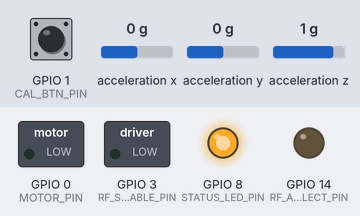
The sketch below on a simulated ESP32-C6. Parts: switched loads named in the sketch (green lamp = pin HIGH), output pins drawn as LEDs (lit = HIGH). Wiring (inferred from the names in the program): MPU-6050 motion sensor at I2C address 0x68. The inputs (shaded band) are chosen by the test bench; at power-on: acceleration z 1 g, acceleration x 0 g, GPIO 1 (CAL_BTN_PIN) HIGH, acceleration y 0 g. EEPROM starts erased; nothing arrives over Bluetooth unless stated; a phone connects over Bluetooth LE 3 s after start; what the sketch prints to the serial monitor is not drawn.

Above: at 1.5 s.
1.6 s: acceleration z set to 0.6 g
4.6 s: acceleration z set to 0.3 g
7.6 s: acceleration x set to -0.2 g
10.6 s: acceleration x set to -0.5 g
At 11.6 s:
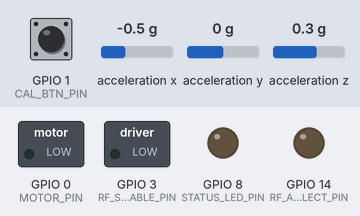
Timing chart, 0 to 13.6 s (numbered marks = the images above; inputs shaded):
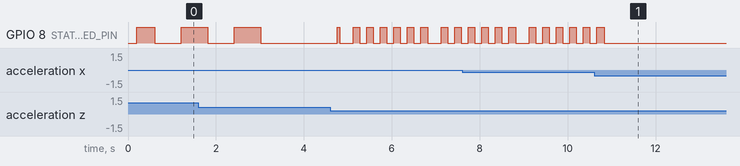

The sketch:

BioSpine_ESP32.ino
```cpp
/**
 * BioSpine Master Unified Firmware v4.0  (XIAO ESP32-C6 edition)
 *
 * Hardware : Seeed Studio XIAO ESP32-C6 + MPU-6050 / GY-521
 * I2C      : SDA = GPIO22 (D4), SCL = GPIO23 (D5)
 * Motor    : GPIO0  (D0) -> 1k resistor -> NPN transistor base
 * Cal btn  : GPIO1  (D1) -> pushbutton -> GND   (internal pull-up, active LOW)
 *
 * Arduino setup:
 *   - Board package : "esp32" by Espressif, version 3.0.5 or newer
 *   - Board         : "XIAO_ESP32C6"
 *   - USB CDC On Boot: Enabled
 *   - Put this file inside a folder named BioSpine_XIAO_C6
 *
 * Connectivity: BLE GATT (primary) + USB Serial. Wi-Fi AP/WebSocket is optional
 * and OFF by default because Wi-Fi and BLE share one 2.4 GHz radio, and running
 * both is the most common reason for a weak / dropping BLE link.
 */

#include <Wire.h>
#include <Preferences.h>
#include <BLEDevice.h>
#include <BLEServer.h>
#include <BLEUtils.h>
#include <BLE2902.h>
#include <freertos/FreeRTOS.h>
#include <freertos/queue.h>

// ==========================================================
// BUILD OPTIONS
// ==========================================================
#define ENABLE_WIFI_AP        0     // 1 = also start Wi-Fi AP + WebSocket (port 81). Weakens BLE.
#define USE_EXTERNAL_ANTENNA  0     // 1 = use U.FL antenna (must be attached!), 0 = onboard antenna
#define BLE_TX_POWER          ESP_PWR_LVL_P9   // maximum widely supported BLE TX power (+9 dBm)

#if ENABLE_WIFI_AP
  #include <WiFi.h>
  #include <WebSocketsServer.h>
#endif

// ==========================================================
// PIN DEFINITIONS (XIAO ESP32-C6)
// ==========================================================
#define SDA_PIN               22    // D4
#define SCL_PIN               23    // D5
#define MOTOR_PIN             0     // D0
#define CAL_BTN_PIN           1     // D1
#define RF_SWITCH_ENABLE_PIN  3     // board RF switch power (LOW = on)  - do not reuse
#define RF_ANT_SELECT_PIN     14    // LOW = onboard antenna, HIGH = external - do not reuse

#ifdef LED_BUILTIN
  #define STATUS_LED_PIN      LED_BUILTIN   // GPIO15, active LOW on XIAO ESP32-C6
  #define LED_ON              LOW
  #define LED_OFF             HIGH
#endif

// ==========================================================
// MPU-6050 REGISTERS
// ==========================================================
#define MPU_REG_SMPLRT_DIV    0x19
#define MPU_REG_CONFIG        0x1A
#define MPU_REG_ACCEL_CONFIG  0x1C
#define MPU_REG_ACCEL_XOUT    0x3B
#define MPU_REG_PWR_MGMT      0x6B

// ==========================================================
// BLE UUIDs (unchanged, so the existing web app still connects)
// ==========================================================
#define SERVICE_UUID  "4fafc201-1fb5-459e-8fcc-c5c9c331914b"
#define CHAR_UUID     "beb5483e-36e1-4688-b7f5-ea07361b26a8"
#define CMD_UUID      "7b9e1001-4b8a-4c18-9f21-0c2e8a8c1001"
#define BLE_NAME      "BioSpine-Wearable"
#define BLE_MTU       247           // payload per notification = MTU - 3 = 244 bytes

#if ENABLE_WIFI_AP
const char* WIFI_SSID     = "BioSpine-ESP32";
const char* WIFI_PASSWORD = "biospine123";
WebSocketsServer ws(81);
#endif

// ==========================================================
// GLOBAL STATE
// ==========================================================
Preferences prefs;

BLEServer*         pBleServer     = nullptr;
BLECharacteristic* pTelemetryChar = nullptr;
BLECharacteristic* pCmdChar       = nullptr;

volatile bool      bleConnected   = false;
volatile bool      needAdvRestart = false;
volatile unsigned long advRestartAt   = 0;

// Commands from BLE callbacks are queued and executed in loop(), so that the
// BLE task never touches the I2C bus or blocks while loop() is using it.
#define CMD_MAX_LEN 120
QueueHandle_t cmdQueue = nullptr;

uint8_t mpuAddr          = 0x68;
bool    mpuReady         = false;
int     mpuFailCount     = 0;
unsigned long lastMpuRetryMillis = 0;
unsigned long lastHeartbeatMillis = 0;

// Baseline & configurable limits
float baselinePitch = 0.0f;
float baselineRoll  = 0.0f;
bool  calibrated    = false;
float warningAngle  = 18.0f;
float safeZoneBand  = 3.0f;
float lateralLimit  = 12.0f;
bool  buzzerEnabled = false;

// Haptics
bool isSlouching = false;
bool isVibrating = false;
unsigned long vibDurationMs       = 2500;
unsigned long vibUntil            = 0;
unsigned long ignoreReadingsUntil = 0;
unsigned long connectMuteUntil    = 0;
const unsigned long CONNECT_MUTE_MS = 2000;

// Time hysteresis
unsigned long slouchStartTime = 0;
const unsigned long HYSTERESIS_MS = 2500;

// Telemetry
unsigned long lastSendTime = 0;
const unsigned long TELEMETRY_INTERVAL_MS = 100;   // 10 Hz

// Filtering
float smoothedPitch = 0.0f;
float smoothedRoll  = 0.0f;
bool  filterInit    = false;
float lastAcceptedPitch = 0.0f;
bool  lastAcceptedInit  = false;
const float MAX_JUMP_PER_SAMPLE = 14.0f;

// Deferred settings save (avoids flash wear while sliders are dragged)
bool settingsDirty = false;
unsigned long settingsDirtyAt = 0;

// ==========================================================
// HELPERS
// ==========================================================
bool anyClientConnected() {
  if (bleConnected) return true;
#if ENABLE_WIFI_AP
  if (ws.connectedClients() > 0) return true;
#endif
  return false;
}

void sendAll(const char* msg) {
  if (Serial) Serial.println(msg);                      // only when a USB host is attached
  if (bleConnected && pTelemetryChar) {
    pTelemetryChar->setValue((uint8_t*)msg, strlen(msg));
    pTelemetryChar->notify();
  }
#if ENABLE_WIFI_AP
  if (ws.connectedClients() > 0) ws.broadcastTXT(msg);
#endif
}

void enqueueCommand(const char* data, size_t len) {
  if (!cmdQueue || len == 0) return;
  char buf[CMD_MAX_LEN];
  size_t n = (len < CMD_MAX_LEN - 1) ? len : (CMD_MAX_LEN - 1);
  memcpy(buf, data, n);
  buf[n] = 0;
  xQueueSend(cmdQueue, buf, 0);
}

void setupAntenna() {
  pinMode(RF_SWITCH_ENABLE_PIN, OUTPUT);
  digitalWrite(RF_SWITCH_ENABLE_PIN, LOW);     // power the RF switch
  delay(10);
  pinMode(RF_ANT_SELECT_PIN, OUTPUT);
  digitalWrite(RF_ANT_SELECT_PIN, USE_EXTERNAL_ANTENNA ? HIGH : LOW);
}

// ==========================================================
// MOTOR
// ==========================================================
void motorOff() {
  digitalWrite(MOTOR_PIN, LOW);
  isVibrating = false;
  vibUntil = 0;
}

void triggerPulse(unsigned long durationMs) {
  if (!buzzerEnabled || millis() < connectMuteUntil) {
    motorOff();
    return;
  }
  digitalWrite(MOTOR_PIN, HIGH);
  isVibrating = true;
  vibUntil = millis() + durationMs;
  ignoreReadingsUntil = millis() + durationMs + 200;   // ignore motor noise on the sensor
}

// ==========================================================
// MPU-6050 ACCESS
// ==========================================================
bool mpuWrite(uint8_t reg, uint8_t val) {
  Wire.beginTransmission(mpuAddr);
  Wire.write(reg);
  Wire.write(val);
  return Wire.endTransmission() == 0;
}

bool mpuInit() {
  // AD0 low -> 0x68, AD0 high -> 0x69. Try both.
  const uint8_t addrs[2] = {0x68, 0x69};
  bool found = false;
  for (uint8_t i = 0; i < 2; i++) {
    Wire.beginTransmission(addrs[i]);
    if (Wire.endTransmission() == 0) { mpuAddr = addrs[i]; found = true; break; }
  }
  if (!found) return false;

  if (!mpuWrite(MPU_REG_PWR_MGMT, 0x00)) return false;   // wake from sleep
  delay(50);
  mpuWrite(MPU_REG_SMPLRT_DIV, 9);        // 100 Hz internal sample rate
  mpuWrite(MPU_REG_CONFIG, 0x03);         // digital low-pass ~44 Hz
  mpuWrite(MPU_REG_ACCEL_CONFIG, 0x00);   // +/-2 g (16384 LSB/g)
  mpuFailCount = 0;
  return true;
}

void mpuMarkFailure() {
  mpuFailCount++;
  if (mpuFailCount > 25) {
    // Sensor stopped answering: drop to "not ready" so the retry + heartbeat path takes over.
    mpuReady = false;
    mpuFailCount = 0;
    filterInit = false;
    lastAcceptedInit = false;
  }
}

bool readRawSensor(float &rawPitch, float &rawRoll, bool &isMotionGlitch) {
  Wire.beginTransmission(mpuAddr);
  Wire.write(MPU_REG_ACCEL_XOUT);
  if (Wire.endTransmission(false) != 0) { mpuMarkFailure(); return false; }

  if (Wire.requestFrom((uint8_t)mpuAddr, (size_t)6, true) != 6) { mpuMarkFailure(); return false; }

  uint8_t b[6];
  for (int i = 0; i < 6; i++) b[i] = Wire.read();
  int16_t axRaw = (int16_t)((b[0] << 8) | b[1]);
  int16_t ayRaw = (int16_t)((b[2] << 8) | b[3]);
  int16_t azRaw = (int16_t)((b[4] << 8) | b[5]);

  float ax = axRaw / 16384.0f;
  float ay = ayRaw / 16384.0f;
  float az = azRaw / 16384.0f;

  float totalAcc = sqrtf(ax * ax + ay * ay + az * az);
  if (totalAcc < 0.5f) { mpuMarkFailure(); return false; }   // all-zero / dead readings

  mpuFailCount = 0;
  isMotionGlitch = (fabsf(totalAcc - 1.0f) > 0.20f);

  // Mirrored: Forward <-> Backward and Left <-> Right inverted
  rawPitch = -(atan2f(-ax, az) * 180.0f / PI);
  rawRoll  = -(atan2f(ay, sqrtf(ax * ax + az * az)) * 180.0f / PI);
  return true;
}

bool getFilteredKinematics(float &pitchOut, float &rollOut, bool &isGlitch) {
  if (!mpuReady) return false;

  float pRaw, rRaw;
  isGlitch = false;
  if (!readRawSensor(pRaw, rRaw, isGlitch)) return false;

  if (lastAcceptedInit) {
    float jump = pRaw - lastAcceptedPitch;
    if (jump > MAX_JUMP_PER_SAMPLE)       pRaw = lastAcceptedPitch + MAX_JUMP_PER_SAMPLE;
    else if (jump < -MAX_JUMP_PER_SAMPLE) pRaw = lastAcceptedPitch - MAX_JUMP_PER_SAMPLE;
  }
  lastAcceptedPitch = pRaw;
  lastAcceptedInit  = true;

  if (!filterInit) {
    smoothedPitch = pRaw;
    smoothedRoll  = rRaw;
    filterInit    = true;
  } else if (!isGlitch && millis() >= ignoreReadingsUntil) {
    smoothedPitch = (0.15f * pRaw) + (0.85f * smoothedPitch);
    smoothedRoll  = (0.15f * rRaw) + (0.85f * smoothedRoll);
  }

  pitchOut = smoothedPitch;
  rollOut  = smoothedRoll;
  return true;
}

// ==========================================================
// SETTINGS (NVS)
// ==========================================================
void saveSettings() {
  prefs.putFloat("warnA", warningAngle);
  prefs.putFloat("safeZ", safeZoneBand);
  prefs.putFloat("latL",  lateralLimit);
  prefs.putBool("buzzOn", buzzerEnabled);
  prefs.putULong("vibMs", vibDurationMs);
}

void markSettingsDirty() {
  settingsDirty = true;
  settingsDirtyAt = millis();
}

// ==========================================================
// CALIBRATION
// ==========================================================
void calibrate() {
  motorOff();
  Serial.println("[BioSpine] Calibrating...");

  filterInit = false;
  lastAcceptedInit = false;
  ignoreReadingsUntil = 0;

  float sumP = 0.0f, sumR = 0.0f;
  int valid = 0;
  for (int i = 0; i < 30; i++) {
    float p, r; bool glitch;
    if (getFilteredKinematics(p, r, glitch) && !glitch) {
      sumP += p; sumR += r; valid++;
    }
    delay(20);
  }

  if (valid >= 10) {
    baselinePitch = sumP / valid;
    baselineRoll  = sumR / valid;
    calibrated = true;
    prefs.putFloat("baseP", baselinePitch);
    prefs.putFloat("baseR", baselineRoll);
    prefs.putBool("cal", true);
    isSlouching = false;
    slouchStartTime = 0;

    if (buzzerEnabled) {   // double micro-pulse confirmation
      digitalWrite(MOTOR_PIN, HIGH); delay(80);
      digitalWrite(MOTOR_PIN, LOW);  delay(80);
      digitalWrite(MOTOR_PIN, HIGH); delay(80);
      digitalWrite(MOTOR_PIN, LOW);
    }
    Serial.printf("[BioSpine] Baseline: Pitch=%.1f Roll=%.1f\n", baselinePitch, baselineRoll);
  } else {
    Serial.println("[BioSpine] Calibration failed (sensor not steady). Hold still and retry.");
  }
}

// ==========================================================
// TELEMETRY
// ==========================================================
void broadcastTelemetry(float absPitch, float pitchDev, float absRoll, float rollDev, bool slouchState) {
  char payload[200];
  snprintf(payload, sizeof(payload),
    "{\"dev\":%.1f,\"signedDev\":%.1f,\"pitch\":%.1f,"
    "\"rollDev\":%.1f,\"signedRoll\":%.1f,"
    "\"slouch\":%s,\"vib\":%s,\"calibrated\":%s,\"mpu\":\"%s\"}",
    absPitch, pitchDev, smoothedPitch,
    absRoll, rollDev,
    slouchState ? "true" : "false",
    isVibrating ? "true" : "false",
    calibrated ? "true" : "false",
    mpuReady ? "ok" : "err");
  sendAll(payload);
}

// ==========================================================
// COMMANDS (BLE / USB Serial / WebSocket) - executed from loop()
// ==========================================================
bool jsonNumber(const String &s, const char *key, float &out) {
  String k = String("\"") + key + "\"";
  int p = s.indexOf(k);
  if (p < 0) return false;
  int c = s.indexOf(':', p + k.length());
  if (c < 0) return false;
  String v = s.substring(c + 1);
  v.trim();
  if (v.startsWith("\"")) v.remove(0, 1);
  out = v.toFloat();
  return true;
}

void processCommand(const String &cmd) {
  Serial.print("[BioSpine] Command: ");
  Serial.println(cmd);

  if (cmd.indexOf("calibrate\"") >= 0) calibrate();
  if (cmd.indexOf("\"buzz\"") >= 0)    triggerPulse(300);

  float v;
  if (jsonNumber(cmd, "angle", v))        { warningAngle = constrain(v, 3.0f, 60.0f);  markSettingsDirty(); }
  if (jsonNumber(cmd, "safeZone", v))     { safeZoneBand = constrain(v, 0.0f, 15.0f);  markSettingsDirty(); }
  if (jsonNumber(cmd, "lateralLimit", v)) { lateralLimit = constrain(v, 3.0f, 60.0f);  markSettingsDirty(); }
  if (jsonNumber(cmd, "buzzDuration", v)) {
    unsigned long ms = (v < 20.0f) ? (unsigned long)(v * 1000.0f) : (unsigned long)v;
    vibDurationMs = constrain(ms, 100UL, 10000UL);
    markSettingsDirty();
  }

  int p = cmd.indexOf("\"buzzerEnabled\"");
  if (p >= 0) {
    int colon = cmd.indexOf(':', p);
    if (colon >= 0) {
      buzzerEnabled = (cmd.substring(colon + 1).indexOf("true") >= 0);
      if (!buzzerEnabled) motorOff();
      markSettingsDirty();
    }
  }
}

// ==========================================================
// BLE CALLBACKS  (keep them tiny: no I2C, no delay, no long work)
// ==========================================================
class BleServerCallbacks : public BLEServerCallbacks {
  void onConnect(BLEServer *s) override {
    bleConnected = true;
    needAdvRestart = false;
    connectMuteUntil = millis() + CONNECT_MUTE_MS;
    motorOff();
  }
  void onDisconnect(BLEServer *s) override {
    bleConnected = false;
    motorOff();
    needAdvRestart = true;               // restarted from loop()
    advRestartAt = millis() + 300;
  }
};

class BleCommandCallbacks : public BLECharacteristicCallbacks {
  void onWrite(BLECharacteristic *pChar) override {
    String val = pChar->getValue().c_str();
    if (val.length() > 0) enqueueCommand(val.c_str(), val.length());
  }
};

// ==========================================================
// WI-FI WEBSOCKET (optional)
// ==========================================================
#if ENABLE_WIFI_AP
void webSocketEvent(uint8_t clientNum, WStype_t type, uint8_t *payload, size_t length) {
  if (type == WStype_CONNECTED) {
    connectMuteUntil = millis() + CONNECT_MUTE_MS;
    motorOff();
  } else if (type == WStype_DISCONNECTED) {
    if (ws.connectedClients() == 0) motorOff();
  } else if (type == WStype_TEXT) {
    enqueueCommand((const char*)payload, length);
  }
}
#endif

// ==========================================================
// BLE SETUP
// ==========================================================
void setupBle() {
  BLEDevice::init(BLE_NAME);
  BLEDevice::setMTU(BLE_MTU);
  BLEDevice::setPower(BLE_TX_POWER);                       // connection / default
  BLEDevice::setPower(BLE_TX_POWER, ESP_BLE_PWR_TYPE_ADV); // advertising (range for first contact)

  pBleServer = BLEDevice::createServer();
  pBleServer->setCallbacks(new BleServerCallbacks());

  BLEService *pService = pBleServer->createService(SERVICE_UUID);

  pTelemetryChar = pService->createCharacteristic(
    CHAR_UUID, BLECharacteristic::PROPERTY_READ | BLECharacteristic::PROPERTY_NOTIFY);
  pTelemetryChar->addDescriptor(new BLE2902());

  pCmdChar = pService->createCharacteristic(
    CMD_UUID, BLECharacteristic::PROPERTY_WRITE | BLECharacteristic::PROPERTY_WRITE_NR);
  pCmdChar->setCallbacks(new BleCommandCallbacks());

  pService->start();

  BLEAdvertising *pAdv = BLEDevice::getAdvertising();
  pAdv->addServiceUUID(SERVICE_UUID);
  pAdv->setScanResponse(true);          // device name goes in the scan response
  pAdv->setMinInterval(0x20);           // 20 ms
  pAdv->setMaxInterval(0x40);           // 40 ms  -> fast discovery and reconnect
  pAdv->setMinPreferred(0x06);          // helps iOS / Android connect quickly
  pAdv->setMaxPreferred(0x12);
  BLEDevice::startAdvertising();
}

// ==========================================================
// STATUS LED  (solid = client connected, slow blink = advertising, fast blink = sensor error)
// ==========================================================
void updateStatusLed() {
#ifdef STATUS_LED_PIN
  static unsigned long last = 0;
  static bool state = false;
  if (mpuReady && anyClientConnected()) { digitalWrite(STATUS_LED_PIN, LED_ON); return; }
  unsigned long interval = mpuReady ? 600 : 150;
  if (millis() - last >= interval) {
    last = millis();
    state = !state;
    digitalWrite(STATUS_LED_PIN, state ? LED_ON : LED_OFF);
  }
#endif
}

// ==========================================================
// SETUP
// ==========================================================
void setup() {
  Serial.begin(115200);
#if ARDUINO_USB_CDC_ON_BOOT
  Serial.setTxTimeoutMs(0);   // never block when no USB host is reading
#endif
  Serial.setTimeout(20);
  delay(200);

  pinMode(MOTOR_PIN, OUTPUT);
  motorOff();

  pinMode(CAL_BTN_PIN, INPUT_PULLUP);
#ifdef STATUS_LED_PIN
  pinMode(STATUS_LED_PIN, OUTPUT);
  digitalWrite(STATUS_LED_PIN, LED_OFF);
#endif

  setupAntenna();                       // must happen before the radio starts

  Wire.begin(SDA_PIN, SCL_PIN);
  Wire.setClock(400000);
  Wire.setTimeOut(50);                  // ms; prevents the I2C bus from hanging the loop
  delay(100);                           // MPU-6050 power-up time
  mpuReady = mpuInit();
  Serial.printf("[BioSpine] MPU ready: %s (addr 0x%02X)\n", mpuReady ? "YES" : "NO", mpuAddr);

  prefs.begin("biospine", false);
  baselinePitch = prefs.getFloat("baseP", 0.0f);
  baselineRoll  = prefs.getFloat("baseR", 0.0f);
  calibrated    = prefs.getBool("cal", false);
  warningAngle  = prefs.getFloat("warnA", warningAngle);
  safeZoneBand  = prefs.getFloat("safeZ", safeZoneBand);
  lateralLimit  = prefs.getFloat("latL",  lateralLimit);
  buzzerEnabled = prefs.getBool("buzzOn", buzzerEnabled);
  vibDurationMs = prefs.getULong("vibMs", vibDurationMs);

  cmdQueue = xQueueCreate(8, CMD_MAX_LEN);

#if ENABLE_WIFI_AP
  WiFi.mode(WIFI_AP);
  WiFi.softAP(WIFI_SSID, WIFI_PASSWORD);
  ws.begin();
  ws.onEvent(webSocketEvent);
#endif

  setupBle();

  Serial.println("==================================================");
  Serial.println(" BioSpine BLE firmware ready (XIAO ESP32-C6)");
  Serial.printf(" Antenna: %s | Wi-Fi AP: %s\n",
                USE_EXTERNAL_ANTENNA ? "external" : "onboard",
                ENABLE_WIFI_AP ? "on" : "off");
  Serial.println("==================================================");
}

// ==========================================================
// LOOP
// ==========================================================
void loop() {
#if ENABLE_WIFI_AP
  ws.loop();
#endif

  // Commands queued by BLE / WebSocket
  char cmdBuf[CMD_MAX_LEN];
  while (cmdQueue && xQueueReceive(cmdQueue, cmdBuf, 0) == pdTRUE) {
    processCommand(String(cmdBuf));
  }

  // USB serial commands
  if (Serial.available()) {
    String line = Serial.readStringUntil('\n');
    line.trim();
    if (line.startsWith("{")) processCommand(line);
  }

  // Calibration button (debounced, triggers once per press)
  {
    static bool lastRaw = HIGH, stable = HIGH;
    static unsigned long changedAt = 0;
    bool raw = digitalRead(CAL_BTN_PIN);
    if (raw != lastRaw) { lastRaw = raw; changedAt = millis(); }
    if (millis() - changedAt > 40 && raw != stable) {
      stable = raw;
      if (stable == LOW) calibrate();
    }
  }

  // Non-blocking motor timeout
  if (isVibrating && millis() >= vibUntil) motorOff();

  // Restart BLE advertising after a disconnect
  if (needAdvRestart && millis() >= advRestartAt) {
    needAdvRestart = false;
    BLEDevice::startAdvertising();
  }

  // Deferred settings save
  if (settingsDirty && millis() - settingsDirtyAt > 2000) {
    settingsDirty = false;
    saveSettings();
  }

  // Sensor recovery + heartbeat so the app can show "sensor not detected"
  if (!mpuReady && millis() - lastMpuRetryMillis >= 2000) {
    lastMpuRetryMillis = millis();
    mpuReady = mpuInit();
    if (mpuReady) Serial.println("[BioSpine] MPU6050 online.");
  }
  if (!mpuReady && millis() - lastHeartbeatMillis >= 1000) {
    lastHeartbeatMillis = millis();
    sendAll("{\"mpu\":\"err\",\"sensorOk\":false,\"heartbeat\":true}");
  }

  // Sensing
  float p, r;
  bool isGlitch = false;
  if (getFilteredKinematics(p, r, isGlitch)) {
    float pitchDev = p - baselinePitch;
    float rollDev  = r - baselineRoll;
    float absPitch = fabsf(pitchDev);
    float absRoll  = fabsf(rollDev);

    // While the user is moving (glitch) hold the current state instead of flipping it.
    if (!isGlitch) {
      float pThresh = isSlouching ? (warningAngle - safeZoneBand) : (warningAngle + safeZoneBand);
      float rThresh = isSlouching ? (lateralLimit - safeZoneBand) : (lateralLimit + safeZoneBand);
      bool exceeds = (absPitch > pThresh) || (absRoll > rThresh);

      if (exceeds) {
        if (slouchStartTime == 0) slouchStartTime = millis();
        if (!isSlouching && millis() - slouchStartTime >= HYSTERESIS_MS) {
          isSlouching = true;
          triggerPulse(vibDurationMs);
          broadcastTelemetry(absPitch, pitchDev, absRoll, rollDev, true);
        }
      } else {
        slouchStartTime = 0;
        if (isSlouching) {
          isSlouching = false;
          motorOff();
          broadcastTelemetry(absPitch, pitchDev, absRoll, rollDev, false);
        }
      }
    }

    if (millis() - lastSendTime >= TELEMETRY_INTERVAL_MS) {
      lastSendTime = millis();
      broadcastTelemetry(absPitch, pitchDev, absRoll, rollDev, isSlouching);
    }
  }

  updateStatusLed();
  delay(5);
}
```

Measured:
- the behaviour switches between -0.3 and -0.4 g on acceleration x (found by bisection; images 0 and 1)
- after the input at 10.6 s, GPIO 8 (STATUS_LED_PIN): goes on until 10.8 s, then stays LOW
